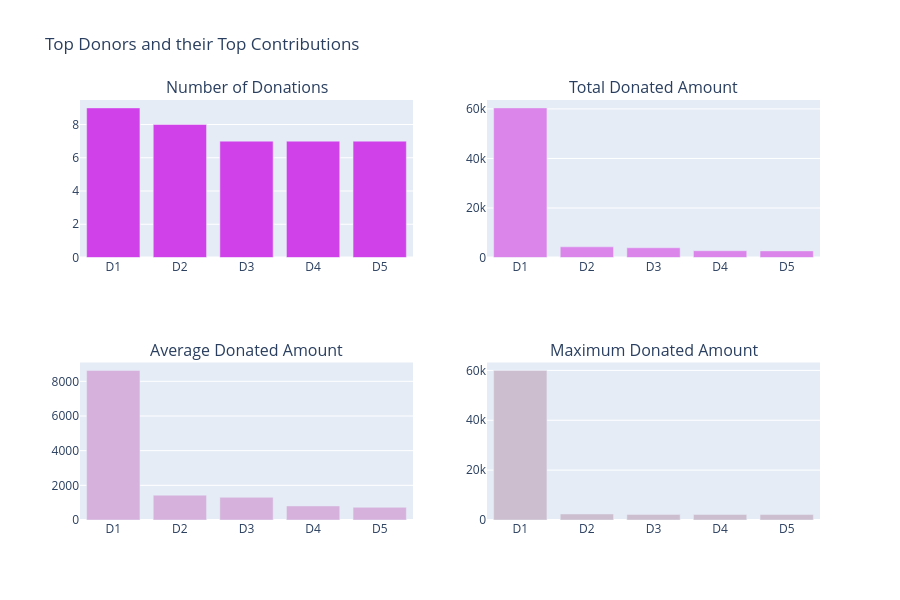

Write notebook code for a chart like this one.
### Markdown cell above
> - **Proyectos destacados**  
> - A lo largo de la historia de DonorsChoose, diversos proyectos han recibido un número variable de donaciones, oscilando entre un mínimo de 1 y un máximo de 800. El número máximo de donaciones realizadas en un solo proyecto fue de 863. Se trató de una iniciativa liderada por un docente titulada "**Vallecito StandUpKids Pilot Standing School!**" (identificada como Pa1 en el primer gráfico). Este proyecto recaudó un total de **108.248,30 USD** y alcanzó su financiación completa el 26 de agosto de 2015.    
> - Existen otros tres proyectos que cuentan con un número muy elevado de donaciones (superior a 600). 
> - En noviembre de 2016 se inició un proyecto titulado "**Varsity and After-School Fencing Teams in NYC**" (identificado como Pc1 en el segundo gráfico), el cual recibió un total de 18 donaciones. Este proyecto registró el importe medio por donante más alto, situándose en **1.850 USD**.  
> - En el proyecto titulado "**Learning to Play While Playing to Learn!**" (identificado como Pd1 en el cuarto gráfico), se realizó una donación individual máxima de **60.000 USD**, cifra que representa la donación única más elevada en la historia de DonorsChoose.  

## <a id="3.3"> 3.3 ¿Quiénes son los principales donantes? </a>

Identifiquemos a los donantes que realizaron las contribuciones más destacadas y sus respectivos importes. Es decir: 
- 3.3.1 Donantes que han realizado el mayor número de donaciones.  
- 3.3.2 Donantes que han aportado las mayores cantidades totales.   
- 3.3.3 Donantes que han aportado los importes medios más altos por donación individual.  
- 3.3.4 Donantes que han realizado la donación individual de mayor cuantía.

### Code cell
# Which Projects Had the maximum Donations 

tempdf = donations_df.groupby('Donor ID').agg({'Donor ID' : 'count', 'Donation Amount' : 'sum'}).rename(columns={'Donor ID' : "Total Donations", 'Donation Amount' : "Total Amount"}).reset_index()
tempdf['Average Donation Amount'] = tempdf['Total Amount'] / tempdf['Total Donations']

tempdf1 = tempdf.sort_values(by=['Total Donations'], ascending=[False])
x = tempdf1.head(5)['Donor ID']
x = ["D"+str(i+1) for i in range(len(x))]
y = tempdf1.head(5)['Total Donations']
tr1 = bar_ver_noagg(x, y, 'Total Donations', '#d141ea', lm=None, rt=True)

tempdf1 = tempdf.sort_values(by=['Total Amount'], ascending=[False])
x = tempdf1.head(5)['Donor ID']
x = ["D"+str(i+1) for i in range(len(x))]
y = tempdf1.head(5)['Total Amount']
tr2 = bar_ver_noagg(x, y, 'Average Donations', '#db85ea', lm=None, rt=True)

tempdf1 = tempdf.sort_values(by=['Average Donation Amount'], ascending=[False])
x = tempdf1.head(5)['Donor ID']
x = ["D"+str(i+1) for i in range(len(x))]
y = tempdf1.head(5)['Average Donation Amount']
tr3 = bar_ver_noagg(x, y, 'Average Donations', '#d5b1db', lm=None, rt=True)

tempdf = donations_df.groupby('Donor ID').agg({'Donor ID' : 'count', 'Donation Amount' : 'max'}).rename(columns={'Donor ID' : "Total Donations", 'Donation Amount' : "Maximum Donations"}).reset_index()
tempdf1 = tempdf.sort_values(by=['Maximum Donations'], ascending=[False])
x = tempdf1.head(5)['Donor ID']
x = ["D"+str(i+1) for i in range(len(x))]
y = tempdf1.head(5)['Maximum Donations']
tr4 = bar_ver_noagg(x, y, 'Maximum Donations', '#ccbece', lm=None, rt=True)

fig = tools.make_subplots(rows=2, cols=2, print_grid=False, subplot_titles = ['Number of Donations', "Total Donated Amount", 'Average Donated Amount', 'Maximum Donated Amount'])
fig.append_trace(tr1, 1, 1);
fig.append_trace(tr2, 1, 2);
fig.append_trace(tr3, 2, 1);
fig.append_trace(tr4, 2, 2);

fig['layout'].update(height=600, showlegend=False, title='Top Donors and their Top Contributions');
iplot(fig);

### Figure 1 — Plotly figure (JSON) as saved in the notebook; plotly's stock layout.template omitted (floating-point values rounded to 4 significant figures)
{"data": [{"marker": {"color": "#d141ea"}, "type": "bar", "x": ["D1", "D2", "D3", "D4", "D5"], "xaxis": "x", "y": [9, 8, 7, 7, 7], "yaxis": "y"}, {"marker": {"color": "#db85ea"}, "type": "bar", "x": ["D1", "D2", "D3", "D4", "D5"], "xaxis": "x2", "y": [60420.0, 4301.0, 3926.0, 2733.0, 2667.0], "yaxis": "y2"}, {"marker": {"color": "#d5b1db"}, "type": "bar", "x": ["D1", "D2", "D3", "D4", "D5"], "xaxis": "x3", "y": [8631.0, 1434.0, 1309.0, 808.7, 731.1], "yaxis": "y3"}, {"marker": {"color": "#ccbece"}, "type": "bar", "x": ["D1", "D2", "D3", "D4", "D5"], "xaxis": "x4", "y": [60000.0, 2420.0, 2248.0, 2219.0, 2190.0], "yaxis": "y4"}], "layout": {"annotations": [{"font": {"size": 16}, "showarrow": false, "text": "Number of Donations", "x": 0.225, "xanchor": "center", "xref": "paper", "y": 1, "yanchor": "bottom", "yref": "paper"}, {"font": {"size": 16}, "showarrow": false, "text": "Total Donated Amount", "x": 0.775, "xanchor": "center", "xref": "paper", "y": 1, "yanchor": "bottom", "yref": "paper"}, {"font": {"size": 16}, "showarrow": false, "text": "Average Donated Amount", "x": 0.225, "xanchor": "center", "xref": "paper", "y": 0.375, "yanchor": "bottom", "yref": "paper"}, {"font": {"size": 16}, "showarrow": false, "text": "Maximum Donated Amount", "x": 0.775, "xanchor": "center", "xref": "paper", "y": 0.375, "yanchor": "bottom", "yref": "paper"}], "height": 600, "showlegend": false, "title": {"text": "Top Donors and their Top Contributions"}, "xaxis": {"anchor": "y", "domain": [0, 0.45]}, "xaxis2": {"anchor": "y2", "domain": [0.55, 1]}, "xaxis3": {"anchor": "y3", "domain": [0, 0.45]}, "xaxis4": {"anchor": "y4", "domain": [0.55, 1]}, "yaxis": {"anchor": "x", "domain": [0.625, 1]}, "yaxis2": {"anchor": "x2", "domain": [0.625, 1]}, "yaxis3": {"anchor": "x3", "domain": [0, 0.375]}, "yaxis4": {"anchor": "x4", "domain": [0, 0.375]}}}
